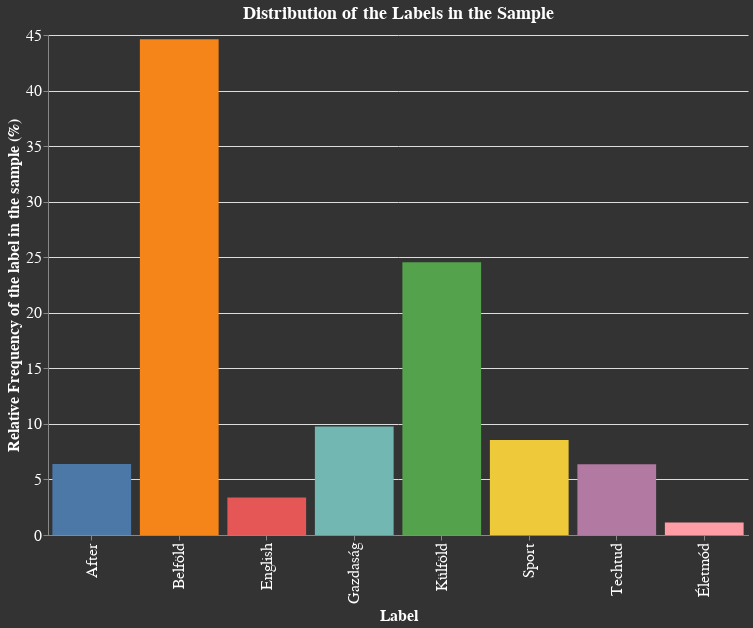

Notebook source saved alongside this figure:
### Code cell
labels = data.iloc[:, 11:19]

## Calculating the relative frequencies of the labels.
## Since an article can be catagorized into more than one classes, relative frequencies add up to more than 1.
relative_freq = labels.apply(lambda x: (x == 1).sum()).reset_index()
relative_freq.columns = ['Label', 'count']
relative_freq['relative_frequency'] = (relative_freq['count'] / len(data)) * 100

## Creating a bar chart to display relative frequencies by label.
chart = alt.Chart(relative_freq).mark_bar().encode(
    x = alt.X('Label:N', title = 'Label', axis = alt.Axis(labelColor = 'white', titleColor = 'white')),
    y = alt.Y('relative_frequency:Q', title = 'Relative Frequency of the label in the sample (%)', axis = alt.Axis(labelColor = 'white', titleColor = 'white')),
    color = alt.Color('Label:N', legend=None)
).properties(
    width = 700,
    height = 500,
    title = 'Distribution of the Labels in the Sample',
    background = '#333333'
).configure_title(
    fontSize = 18,
    color = 'white'
).configure_view(
    strokeWidth = 0,
    fill = '#333333'
).configure_axis(
    labelFontSize = 16,
    titleFontSize = 16,
    labelColor = 'white',
    titleColor = 'white'
)

chart

### Figure 1 — Vega-Lite specification as saved in the notebook (floating-point values rounded to 4 significant figures)
{"config": {"view": {"continuousWidth": 400, "continuousHeight": 300, "fill": "#333333", "strokeWidth": 0}, "axis": {"labelColor": "white", "labelFontSize": 16, "titleColor": "white", "titleFontSize": 16}, "title": {"color": "white", "fontSize": 18}}, "data": {"name": "data-c4906f7f59f45149d3347b8f7ce09cd4"}, "mark": "bar", "background": "#333333", "encoding": {"color": {"field": "Label", "legend": null, "type": "nominal"}, "x": {"axis": {"labelColor": "white", "titleColor": "white"}, "field": "Label", "title": "Label", "type": "nominal"}, "y": {"axis": {"labelColor": "white", "titleColor": "white"}, "field": "relative_frequency", "title": "Relative Frequency of the label in the sample (%)", "type": "quantitative"}}, "height": 500, "title": "Distribution of the Labels in the Sample", "width": 700, "$schema": "https://vega.github.io/schema/vega-lite/v4.17.0.json", "datasets": {"data-c4906f7f59f45149d3347b8f7ce09cd4": [{"Label": "Belföld", "count": 11868, "relative_frequency": 44.61}, {"Label": "Külföld", "count": 6530, "relative_frequency": 24.55}, {"Label": "Gazdaság", "count": 2595, "relative_frequency": 9.755}, {"Label": "Életmód", "count": 298, "relative_frequency": 1.12}, {"Label": "Sport", "count": 2277, "relative_frequency": 8.56}, {"Label": "Techtud", "count": 1692, "relative_frequency": 6.361}, {"Label": "After", "count": 1697, "relative_frequency": 6.379}, {"Label": "English", "count": 900, "relative_frequency": 3.383}]}}
